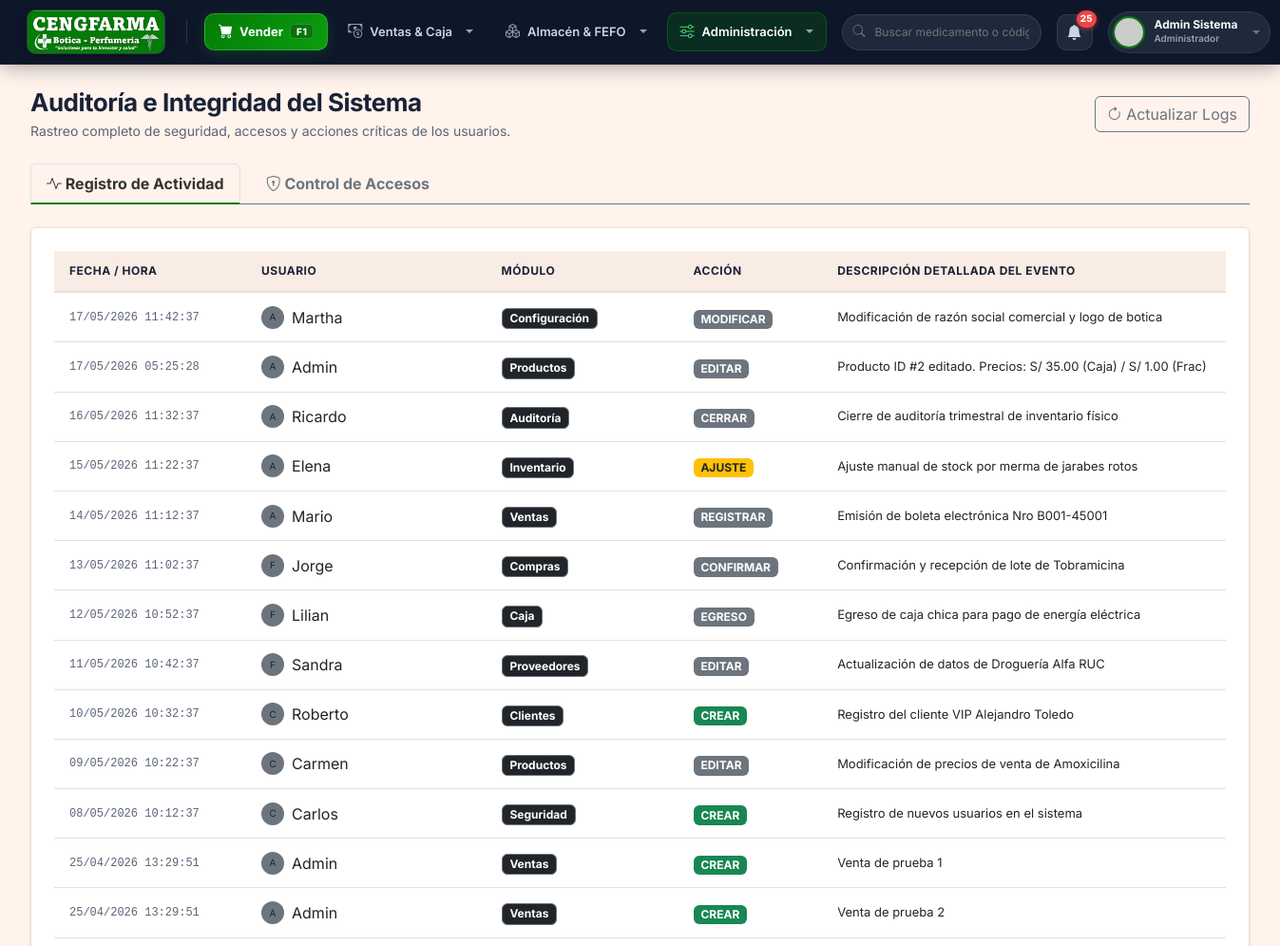
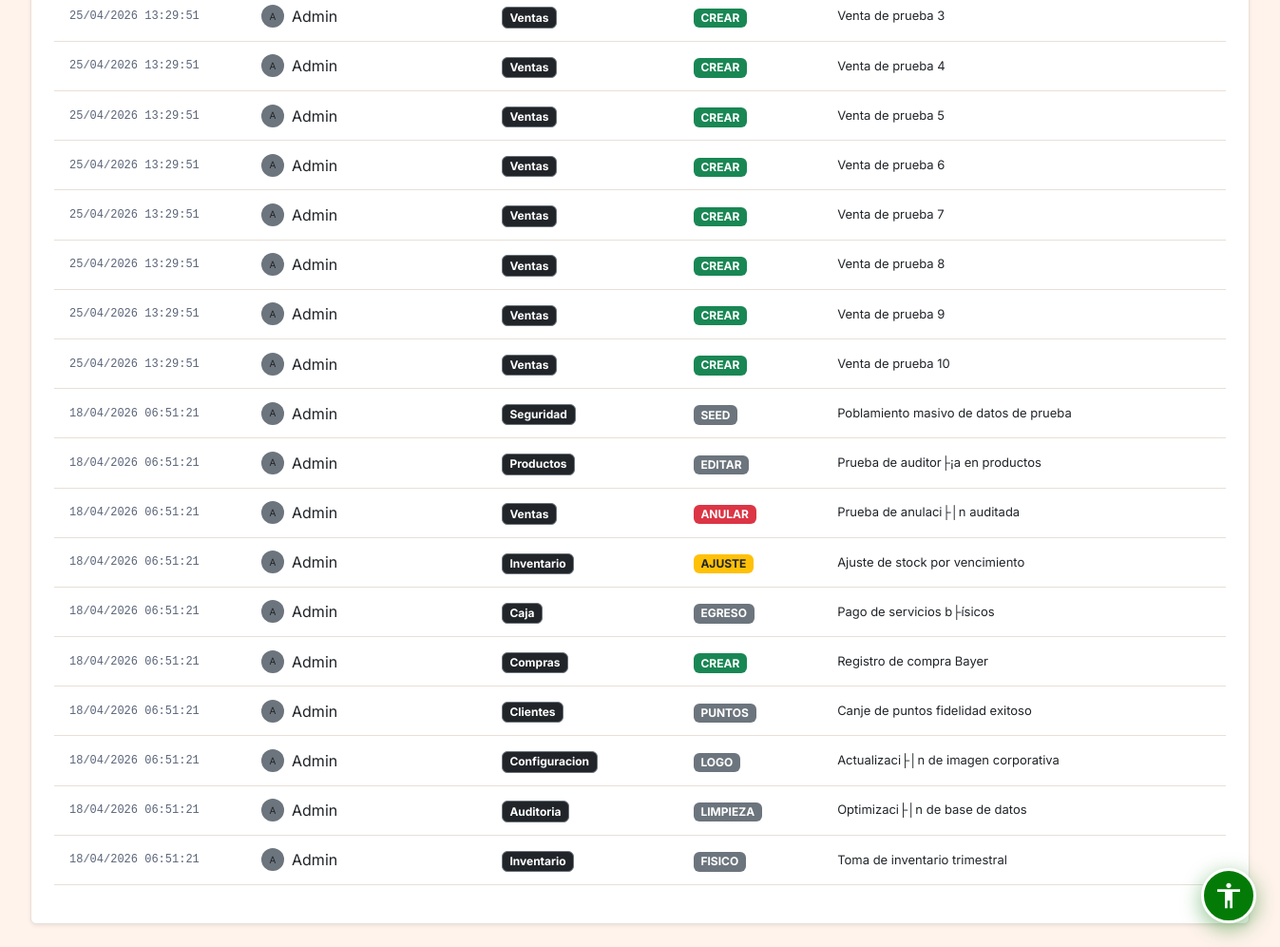
The app's page /public/auditoria/index (signed in) with its own data (2 pictures, top to bottom).
### tables this page shows
CREATE TABLE IF NOT EXISTS `configuracion` (
  `id` int NOT NULL AUTO_INCREMENT,
  `clave` varchar(50) NOT NULL,
  `valor` text,
  `descripcion` varchar(255) DEFAULT NULL,
  PRIMARY KEY (`id`),
  UNIQUE KEY `clave` (`clave`)
);

CREATE TABLE IF NOT EXISTS `audit_acciones` (
  `id` int NOT NULL AUTO_INCREMENT,
  `id_usuario` int NOT NULL,
  `modulo` varchar(50) NOT NULL,
  `accion` varchar(50) NOT NULL,
  `descripcion` text NOT NULL,
  `monto_afectado` decimal(12,2) DEFAULT '0.00',
  `fecha` timestamp NULL DEFAULT CURRENT_TIMESTAMP,
  PRIMARY KEY (`id`),
  KEY `fk_audit_act_usr` (`id_usuario`),
  CONSTRAINT `fk_audit_act_usr` FOREIGN KEY (`id_usuario`) REFERENCES `usuarios` (`id`) ON DELETE CASCADE
);

CREATE TABLE IF NOT EXISTS `usuarios` (
  `id` int NOT NULL AUTO_INCREMENT,
  `nombres` varchar(100) NOT NULL,
  `apellidos` varchar(100) NOT NULL,
  `usuario` varchar(50) NOT NULL,
  `password` varchar(255) NOT NULL,
  `email` varchar(100) DEFAULT NULL,
  `rol_id` int NOT NULL,
  `estado` tinyint(1) DEFAULT '1',
  `ultimo_login` datetime DEFAULT NULL,
  `creado_en` timestamp NULL DEFAULT CURRENT_TIMESTAMP,
  PRIMARY KEY (`id`),
  UNIQUE KEY `usuario` (`usuario`),
  KEY `rol_id` (`rol_id`),
  CONSTRAINT `usuarios_ibfk_1` FOREIGN KEY (`rol_id`) REFERENCES `roles` (`id`) ON DELETE RESTRICT
);

### app/views/auditoria/index.php (the view, shortened to what the rows shown need)
<div class="page-content">
    <div class="d-flex justify-content-between align-items-center mb-4">
        <div>
            <h1 class="page-title">Auditoría e Integridad del Sistema</h1>
            <div class="page-subtitle">Rastreo completo de seguridad, accesos y acciones críticas de los usuarios.</div>
        </div>
        <button class="btn btn-outline-secondary" onclick="window.location.reload()">
            <i class="bi bi-arrow-clockwise"></i> Actualizar Logs
        </button>
    </div>
    <ul class="nav nav-tabs border-secondary mb-4" id="auditTabs" role="tablist">
        <li class="nav-item" role="presentation">
            <button class="nav-link active fw-bold" id="acciones-tab" data-bs-toggle="tab" data-bs-target="#acciones" type="button" role="tab" style="background: transparent; color: #333 !important; border-bottom: 2px solid var(--accent-primary);">
                <i class="bi bi-activity"></i> Registro de Actividad
            </button>
        </li>
        <li class="nav-item" role="presentation" style="margin-left: 10px;">
            <button class="nav-link fw-bold" id="accesos-tab" data-bs-toggle="tab" data-bs-target="#accesos" type="button" role="tab" style="background: transparent; color: #6c757d !important; border-bottom: 2px solid transparent;">
                <i class="bi bi-shield-lock"></i> Control de Accesos
            </button>
        </li>
    </ul>
    <div class="tab-content" id="auditTabsContent">
        <div class="tab-pane fade show active" id="acciones" role="tabpanel">
            <div class="card-metric p-4 shadow-sm bg-white rounded">
                <div class="table-responsive">
                    <table class="table table-hover align-middle" id="tableAcciones">
                        <thead class="table-light">
                            <tr>
                                <th style="min-width: 200px;">Fecha / Hora</th>
                                <th style="min-width: 250px;">Usuario</th>
                                <th style="min-width: 200px;">Módulo</th>
                                <th style="min-width: 150px;">Acción</th>
                                <th>Descripción detallada del evento</th>
                            </tr>
                        </thead>
                        <tbody>
                            <?php foreach($data['acciones'] as $acc): ?>
                            <tr>
                                <td style="font-family: monospace; font-size:12px; color: var(--text-secondary);">
                                    <?php echo date('d/m/Y H:i:s', strtotime($acc['fecha'])); ?>
                                </td>
                                <td>
                                    <div class="d-flex align-items-center">
                                        <div class="rounded-circle bg-secondary d-flex align-items-center justify-content-center me-2" style="width:24px; height:24px; font-size:10px;">
                                            <?php echo strtoupper(substr($acc['username'], 0, 1)); ?>
                                        </div>
                                        <span><?php echo htmlspecialchars($acc['nombres']); ?></span>
                                    </div>
                                </td>
                                <td>
                                    <span class="badge bg-dark border border-secondary"><?php echo $acc['modulo']; ?></span>
                                </td>
                                <td>
                                    <?php
                                        $badgeClass = 'bg-secondary';
                                        if(strpos($acc['accion'], 'ANULAR') !== false) $badgeClass = 'bg-danger';
                                        if(strpos($acc['accion'], 'AJUSTE') !== false) $badgeClass = 'bg-warning text-dark';
                                        if(strpos($acc['accion'], 'CREAR') !== false) $badgeClass = 'bg-success';
                                    ?>
                                    <span class="badge <?php echo $badgeClass; ?>"><?php echo $acc['accion']; ?></span>
                                </td>
                                <td class="text-dark" style="font-size: 13px;">
                                    <?php echo htmlspecialchars($acc['descripcion']); ?>
                                </td>
                            </tr>
                            <?php endforeach; ?>
                        </tbody>
                    </table>
                </div>
            </div>
        </div>
    </div>
</div>

### app/views/layouts/main.php (shortened to what the rows shown need)
<!DOCTYPE html>
<html lang="es">
<head>
    <link href="https://cdn.jsdelivr.net/npm/bootstrap@5.3.0/dist/css/bootstrap.min.css" rel="stylesheet">
    <link rel="stylesheet" href="https://cdn.jsdelivr.net/npm/bootstrap-icons@1.11.1/font/bootstrap-icons.css">
    <link rel="stylesheet" href="<?php echo BASE_URL; ?>css/style.css">
    <link rel="stylesheet" href="<?php echo BASE_URL; ?>css/accessibility.css">
</head>
<body class="ceng-body">
<?php
require_once '../app/models/Configuracion.php';
$_globalConfigModel = new Configuracion();
$_globalLogo = $_globalConfigModel->get('logo');
$configs     = $_globalConfigModel->getAll();
require_once '../app/models/Inventario.php';
$_globalInvModel = new Inventario();
$_lotesVencer = $_globalInvModel->getLotesProximosVencer(90);
$_stockBajo = $_globalInvModel->getProductosBajoStock(20);
$_totalNotifs = count($_lotesVencer) + count($_stockBajo);
$boticaName = $configs['nombre_botica']['valor'] ?? 'CENGFARMA';
$roles = [1 => 'Administrador', 2 => 'Farmacéutico', 3 => 'Cajero', 4 => 'Almacenero'];
$userRoleName = $roles[$_SESSION['rol_id'] ?? 1] ?? 'Usuario';
$effectiveLogo = !empty($_globalLogo) ? $_globalLogo : 'img/cengfarma_banner.png';
$logoSrc = (strpos($effectiveLogo, 'http') === 0) ? $effectiveLogo : BASE_URL . $effectiveLogo;
?>
<header id="cengfarma-topbar" class="ceng-topbar sticky-top">
    <div class="ceng-topbar-inner">
        <div class="ceng-topbar-left d-flex align-items-center gap-3">
            <div class="ceng-brand-area d-flex align-items-center gap-2">
                <?php
                $isDashboardActive = (strpos($_SERVER['REQUEST_URI'] ?? '', 'dashboard') !== false) || (trim($_SERVER['REQUEST_URI'] ?? '', '/') === 'public');
                ?>
                <a href="<?php echo BASE_URL; ?><?php echo ($_SESSION['rol_id'] == 1) ? 'dashboard/index' : 'venta/pos'; ?>"
                   class="ceng-brand-link <?php echo $isDashboardActive ? 'active-home' : ''; ?>"
                   title="Ir al Dashboard / Inicio">
                    <img src="<?php echo htmlspecialchars($logoSrc); ?>" alt="<?php echo htmlspecialchars($boticaName); ?>" class="ceng-brand-logo">
                </a>
            </div>
            <nav class="ceng-nav-menu d-none d-lg-flex align-items-center gap-2">
                <a href="<?php echo BASE_URL; ?>venta/pos" class="ceng-pos-btn" id="nav-pos" data-route="venta/pos" title="Ir a Punto de Venta (Atajo F1)">
                    <i class="bi bi-cart-fill"></i>
                    <span>Vender</span>
                    <span class="ceng-kbd-tag">F1</span>
                </a>
                <div class="dropdown ceng-dropdown">
                    <button class="ceng-nav-link dropdown-toggle" type="button" data-bs-toggle="dropdown" aria-expanded="false" data-route="caja,venta,cliente,puntos">
                        <i class="bi bi-cash-coin"></i>
                        <span>Ventas &amp; Caja</span>
                    </button>
                </div>
                <?php if(in_array($_SESSION['rol_id'], [1, 2, 4])): ?>
                <div class="dropdown ceng-dropdown">
                    <button class="ceng-nav-link dropdown-toggle" type="button" data-bs-toggle="dropdown" aria-expanded="false" data-route="producto,categoria,laboratorio,inventario,compra,proveedor">
                        <i class="bi bi-boxes"></i>
                        <span>Almacén &amp; FEFO</span>
                    </button>
                </div>
                <?php endif; ?>
                <div class="dropdown ceng-dropdown">
                    <button class="ceng-nav-link dropdown-toggle" type="button" data-bs-toggle="dropdown" aria-expanded="false" data-route="notificacion,reporte,usuario,configuracion,auditoria,sistema">
                        <i class="bi bi-sliders"></i>
                        <span>Administración</span>
                    </button>
                </div>
            </nav>
        </div>
        <div class="ceng-user-area d-flex align-items-center gap-2 gap-md-3">
            <form action="<?php echo BASE_URL; ?>producto/index" method="GET" class="ceng-quick-search d-none d-xl-flex">
                <i class="bi bi-search"></i>
                <input type="text" name="search" placeholder="Buscar medicamento o código..." value="<?php echo htmlspecialchars($_GET['search'] ?? '', ENT_QUOTES, 'UTF-8'); ?>">
            </form>
            <a href="<?php echo BASE_URL; ?>notificacion/index" class="ceng-alert-bell" title="Alertas Sanitarias">
                <i class="bi bi-bell-fill"></i>
                <?php if($_totalNotifs > 0): ?>
                <span class="ceng-bell-badge"><?php echo $_totalNotifs; ?></span>
                <?php endif; ?>
            </a>
            <div class="dropdown">
                <div class="ceng-user-card dropdown-toggle" data-bs-toggle="dropdown" aria-expanded="false" role="button" tabindex="0">
                    <img src="https://ui-avatars.com/api/?name=<?php echo urlencode($_SESSION['nombre'] ?? 'U'); ?>&background=047B07&color=fff&bold=true" alt="Avatar" class="ceng-avatar">
                    <div class="ceng-user-meta d-none d-sm-flex flex-column text-start">
                        <span class="ceng-user-fullname"><?php echo htmlspecialchars($_SESSION['nombre'] ?? 'Administrador', ENT_QUOTES, 'UTF-8'); ?></span>
                        <span class="ceng-user-role-badge"><?php echo $userRoleName; ?></span>
                    </div>
                </div>
            </div>
        </div>
    </div>
</header>
<div id="wrapper" class="ceng-wrapper">
    <main id="content-wrapper" class="ceng-main-viewport">
        <?php require_once '../app/views/' . $view . '.php'; ?>
    </main>
</div>
<?php require_once '../app/views/partials/accessibility_widget.php'; ?>
</body>
</html>

### records on screen
configuracion: valor (picture)
audit_acciones: fecha "17/05/2026 11:42:37", id_usuario.usuario "A", id_usuario.nombres "Martha", modulo "Configuración", accion "MODIFICAR", descripcion "Modificación de razón social comercial y logo de botica"
audit_acciones: fecha "17/05/2026 05:25:28", id_usuario.usuario "A", id_usuario.nombres "Admin", modulo "Productos", accion "EDITAR", descripcion "Producto ID #2 editado. Precios: S/ 35.00 (Caja) / S/ 1.00 (Frac)"
audit_acciones: fecha "16/05/2026 11:32:37", id_usuario.usuario "A", id_usuario.nombres "Ricardo", modulo "Auditoría", accion "CERRAR", descripcion "Cierre de auditoría trimestral de inventario físico"
audit_acciones: fecha "15/05/2026 11:22:37", id_usuario.usuario "A", id_usuario.nombres "Elena", modulo "Inventario", accion "AJUSTE", descripcion "Ajuste manual de stock por merma de jarabes rotos"
audit_acciones: fecha "14/05/2026 11:12:37", id_usuario.usuario "A", id_usuario.nombres "Mario", modulo "Ventas", accion "REGISTRAR", descripcion "Emisión de boleta electrónica Nro B001-45001"
audit_acciones: fecha "13/05/2026 11:02:37", id_usuario.usuario "F", id_usuario.nombres "Jorge", modulo "Compras", accion "CONFIRMAR", descripcion "Confirmación y recepción de lote de Tobramicina"
audit_acciones: fecha "12/05/2026 10:52:37", id_usuario.usuario "F", id_usuario.nombres "Lilian", modulo "Caja", accion "EGRESO", descripcion "Egreso de caja chica para pago de energía eléctrica"
audit_acciones: fecha "11/05/2026 10:42:37", id_usuario.usuario "F", id_usuario.nombres "Sandra", modulo "Proveedores", accion "EDITAR", descripcion "Actualización de datos de Droguería Alfa RUC"
audit_acciones: fecha "10/05/2026 10:32:37", id_usuario.usuario "C", id_usuario.nombres "Roberto", modulo "Clientes", accion "CREAR", descripcion "Registro del cliente VIP Alejandro Toledo"
audit_acciones: fecha "09/05/2026 10:22:37", id_usuario.usuario "C", id_usuario.nombres "Carmen", modulo "Productos", accion "EDITAR", descripcion "Modificación de precios de venta de Amoxicilina"
audit_acciones: fecha "08/05/2026 10:12:37", id_usuario.usuario "C", id_usuario.nombres "Carlos", modulo "Seguridad", accion "CREAR", descripcion "Registro de nuevos usuarios en el sistema"
audit_acciones: fecha "25/04/2026 13:29:51", id_usuario.usuario "A", id_usuario.nombres "Admin", modulo "Ventas", accion "CREAR", descripcion "Venta de prueba 1"
audit_acciones: fecha "25/04/2026 13:29:51", id_usuario.usuario "A", id_usuario.nombres "Admin", modulo "Ventas", accion "CREAR", descripcion "Venta de prueba 2"
audit_acciones: fecha "25/04/2026 13:29:51", id_usuario.usuario "A", id_usuario.nombres "Admin", modulo "Ventas", accion "CREAR", descripcion "Venta de prueba 3"
audit_acciones: fecha "25/04/2026 13:29:51", id_usuario.usuario "A", id_usuario.nombres "Admin", modulo "Ventas", accion "CREAR", descripcion "Venta de prueba 4"
audit_acciones: fecha "25/04/2026 13:29:51", id_usuario.usuario "A", id_usuario.nombres "Admin", modulo "Ventas", accion "CREAR", descripcion "Venta de prueba 5"
audit_acciones: fecha "25/04/2026 13:29:51", id_usuario.usuario "A", id_usuario.nombres "Admin", modulo "Ventas", accion "CREAR", descripcion "Venta de prueba 6"
audit_acciones: fecha "25/04/2026 13:29:51", id_usuario.usuario "A", id_usuario.nombres "Admin", modulo "Ventas", accion "CREAR", descripcion "Venta de prueba 7"
audit_acciones: fecha "25/04/2026 13:29:51", id_usuario.usuario "A", id_usuario.nombres "Admin", modulo "Ventas", accion "CREAR", descripcion "Venta de prueba 8"
audit_acciones: fecha "25/04/2026 13:29:51", id_usuario.usuario "A", id_usuario.nombres "Admin", modulo "Ventas", accion "CREAR", descripcion "Venta de prueba 9"
audit_acciones: fecha "25/04/2026 13:29:51", id_usuario.usuario "A", id_usuario.nombres "Admin", modulo "Ventas", accion "CREAR", descripcion "Venta de prueba 10"
audit_acciones: fecha "18/04/2026 06:51:21", id_usuario.usuario "A", id_usuario.nombres "Admin", modulo "Seguridad", accion "SEED", descripcion "Poblamiento masivo de datos de prueba"
audit_acciones: fecha "18/04/2026 06:51:21", id_usuario.usuario "A", id_usuario.nombres "Admin", modulo "Productos", accion "EDITAR", descripcion "Prueba de auditor├¡a en productos"
audit_acciones: fecha "18/04/2026 06:51:21", id_usuario.usuario "A", id_usuario.nombres "Admin", modulo "Ventas", accion "ANULAR", descripcion "Prueba de anulaci├│n auditada"
audit_acciones: fecha "18/04/2026 06:51:21", id_usuario.usuario "A", id_usuario.nombres "Admin", modulo "Inventario", accion "AJUSTE", descripcion "Ajuste de stock por vencimiento"
audit_acciones: fecha "18/04/2026 06:51:21", id_usuario.usuario "A", id_usuario.nombres "Admin", modulo "Caja", accion "EGRESO", descripcion "Pago de servicios b├ísicos"
audit_acciones: fecha "18/04/2026 06:51:21", id_usuario.usuario "A", id_usuario.nombres "Admin", modulo "Compras", accion "CREAR", descripcion "Registro de compra Bayer"
audit_acciones: fecha "18/04/2026 06:51:21", id_usuario.usuario "A", id_usuario.nombres "Admin", modulo "Clientes", accion "PUNTOS", descripcion "Canje de puntos fidelidad exitoso"
audit_acciones: fecha "18/04/2026 06:51:21", id_usuario.usuario "A", id_usuario.nombres "Admin", modulo "Configuracion", accion "LOGO", descripcion "Actualizaci├│n de imagen corporativa"
audit_acciones: fecha "18/04/2026 06:51:21", id_usuario.usuario "A", id_usuario.nombres "Admin", modulo "Auditoria", accion "LIMPIEZA", descripcion "Optimizaci├│n de base de datos"
audit_acciones: fecha "18/04/2026 06:51:21", id_usuario.usuario "A", id_usuario.nombres "Admin", modulo "Inventario", accion "FISICO", descripcion "Toma de inventario trimestral"

### other values on screen
$_totalNotifs "25"
$_SESSION['nombre'] "Admin Sistema"
$userRoleName "Administrador"
